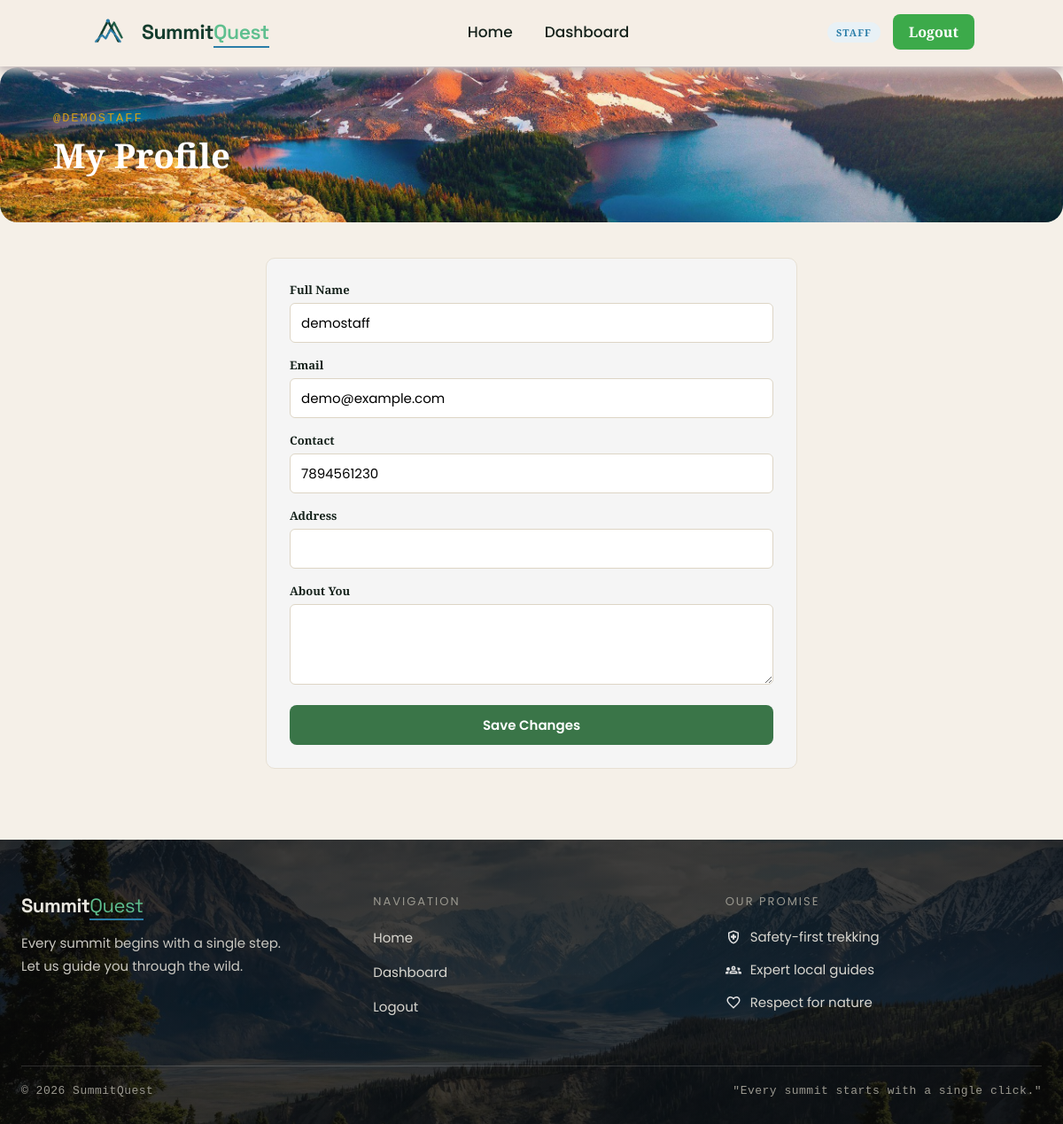
/user/profile (signed in), run on the app's committed database.
### app/models.py (models this page shows, shortened)
class User(db.Model):
    __tablename__ = "user"
    id = db.Column(db.Integer,primary_key= True)
    full_name = db.Column(db.String(256), nullable = False)
    name = db.Column(db.String(256),nullable= False)
    email = db.Column(db.String(256),nullable= False,unique = True)
    pass_hash = db.Column(db.String(1000),nullable=False)
    contact = db.Column(db.String(13),nullable = True)
    role = db.Column(db.String(50),nullable = False,default = "trekker")
    address = db.Column(db.String(256), nullable=True)
    bio = db.Column(db.Text, nullable=True)
    is_approved = db.Column(db.Boolean, default=True, nullable=False)
    is_blacklisted = db.Column(db.Boolean, default=False, nullable=False)
    created_at =  db.Column(db.DateTime,default=datetime.utcnow)
    bookings = db.relationship(
    "Bookings",
    backref="user",
    cascade="all, delete-orphan")
    assigned_treks = db.relationship(
    "Treks",
    backref="staff_member",
    foreign_keys="Treks.assigned_staff_id")

### app/routes.py (the view, shortened to what this page needs)
@visit.route("/user/profile", methods=["GET", "POST"])
@login_required
def profile():
    user = User.query.get_or_404(session["user_id"])
    return render_template("user/profile.html", user=user)

### app/utils.py (called while the page is built)
def current_user():
    if 'user_id' not in session:
        return AnonUser()
    return SessionUser(session)

def login_required(f):
    @wraps(f)
    def wrapper(*args, **kwargs):
        if 'user_id' not in session:
            flash('Please log in to continue.', 'info')
            return redirect(url_for('visit.login'))
        return f(*args, **kwargs)
    return wrapper

### templates/user/profile.html (shortened to what this page needs)
{% extends "base.html" %}
{% import "macros.html" as m %}
{% block extra_css %}
<link rel="stylesheet" href="{{ url_for('static', filename='css/for_dashboard.css') }}">
{% endblock %}
{% block content %}
{{ m.page_header("My Profile", "@" + user.name) }}
<div class="page-body">
    <div class="sq-card" style="max-width: 600px; margin: 0 auto;">
        <form method="post">
            <div class="field">
                <label>Full Name</label>
                <input type="text" name="full_name" value="{{ user.full_name }}" required>
            </div>
            <div class="field">
                <label>Email</label>
                <input type="email" name="email" value="{{ user.email }}" required>
            </div>
            <div class="field">
                <label>Contact</label>
                <input type="tel" name="contact" value="{{ user.contact or '' }}">
            </div>
            <div class="field">
                <label>Address</label>
                <input type="text" name="address" value="{{ user.address or '' }}">
            </div>
            <div class="field">
                <label>About You</label>
                <textarea name="bio" rows="3">{{ user.bio or '' }}</textarea>
            </div>
            <button type="submit" class="btn btn-primary btn-block">Save Changes</button>
        </form>
    </div>
</div>
{% endblock %}

### templates/base.html (shortened to what this page needs)
<!doctype html>
<html lang="en">
<head>
    <link href="{{ url_for('static', filename='css/style.css') }}" rel="stylesheet" />
    {% block extra_css %}{% endblock %}
</head>
<body>
<nav class="navbar">
    <a href="{{ url_for('visit.home') }}" class="brand">
        <img src="{{ url_for('static', filename='assets/logo-removebg-preview.png') }}" alt="logo" height="40px" width="50px">
        <span class="brand-name"><span class="main">Summit</span><span class="accent">Quest</span></span>
    </a>
    <ul class="nav-links">
        <li><a href="{{ url_for('visit.home') }}">Home</a></li>
        {% if current_user.is_authenticated %}
            {% if current_user.role == 'admin' %}
            <li><a href="{{ url_for('visit.admin_dashboard') }}">Dashboard</a></li>
            <li><a href="{{ url_for('visit.admin_treks') }}">Treks</a></li>
            <li><a href="{{ url_for('visit.admin_staff_list') }}">Staff</a></li>
            <li><a href="{{ url_for('visit.admin_users') }}">Users</a></li>
            <li><a href="{{ url_for('visit.admin_bookings') }}">Bookings</a></li>
            {% elif current_user.role == 'staff' %}
            <li><a href="{{ url_for('visit.staff_dashboard') }}">Dashboard</a></li>
            {% else %}
            <li><a href="{{ url_for('visit.user_dashboard') }}">Dashboard</a></li>
            <li><a href="{{ url_for('visit.browse_treks') }}">Treks</a></li>
            <li><a href="{{ url_for('visit.my_bookings') }}">My Bookings</a></li>
            {% endif %}
        {% else %}
            <li><a href="#treks_redirect">Treks</a></li>
        {% endif %}
    </ul>
    <div class="nav-actions">
        {% if current_user.is_authenticated %}
        <span class="role-pill role-{{ current_user.role }}">{{ current_user.role }}</span>
        <a href="{{ url_for('visit.logout') }}" class="btn-register">Logout</a>
        {% else %}
        <a href="{{ url_for('visit.login') }}" class="btn-login">Login</a>
        <a href="{{ url_for('visit.register') }}" class="btn-register">Register</a>
        {% endif %}
    </div>
</nav>
<main class="site-main">
    {% block content %}{% endblock %}
</main>
<footer class="site-footer">
    <div class="footer-inner">
        <div class="footer-columns">
            <div class="footer-col">
                <div class="brand-name">Summit<span class="accent">Quest</span></div>
                <p>Every summit begins with a single step.<br>Let us guide you through the wild.</p>
            </div>
            <div class="footer-col">
                <div class="col-heading">Navigation</div>
                <ul>
                    <li><a href="{{ url_for('visit.home') }}">Home</a></li>
                    {% if current_user.is_authenticated %}
                        {% if current_user.role == 'admin'%}
                        <li><a href="{{ url_for('visit.admin_dashboard')}}">Dashboard</a></li>
                        {% elif current_user.role == 'staff' %}
                        <li><a href="{{ url_for('visit.staff_dashboard')}}">Dashboard</a></li>
                        {% else %}
                        <li><a href="{{ url_for('visit.user_dashboard')}}">Dashboard</a></li>
                        {% endif %}
                        <li><a href="{{ url_for('visit.logout')}}">Logout</a></li>
                    {% else %}
                    <li><a href="{{ url_for('visit.login') }}">Login</a></li>
                    <li><a href="{{ url_for('visit.register') }}">Register</a></li>
                    {% endif%}
                </ul>
            </div>
            <div class="footer-col">
                <div class="col-heading">Our Promise</div>
                <ul class="promise-list">
                    <li class="promos">
                        <img src="{{ url_for('static', filename='assets/safety.svg') }}" alt="Safety">
                        Safety-first trekking
                    </li>
                    <li class="promos">
                        <img src="{{ url_for('static', filename='assets/expert.svg') }}" alt="Expert">
                        Expert local guides
                    </li>
                    <li class="promos">
                        <img src="{{ url_for('static', filename='assets/love.svg') }}" alt="Love">
                        Respect for nature
                    </li>
                </ul>
            </div>
        </div>
        <hr class="footer-divider">
        <div class="footer-bottom">
            <span>&copy; 2026 SummitQuest</span>
            <span>"Every summit starts with a single click."</span>
        </div>
    </div>
</footer>
</body>
</html>

### static/css/style.css (style rules this page uses)
* { margin: 0; padding: 0; box-sizing: border-box; }
html { scroll-behavior: smooth; }
body { font-family: 'Playfair Display', 'Poppins', sans-serif; background-color: #f5f0e8; color: #16231C; }
a { color: inherit; }
.navbar { position: fixed; top: 0; left: 0; width: 100%; display: flex; align-items: center; justify-content: space-between; padding: 16px 100px; background-color: rgb(245, 238, 230); border-bottom: 3px solid rgb(245, 238, 230); z-index: 100; box-shadow: 0px 5px 10px 1px rgb(198, 188, 188); }
.brand { display: flex; align-items: center; gap: 10px; text-decoration: none; }
.brand-name { font-family: 'Space Grotesk', 'Poppins', sans-serif; font-size: 23px; letter-spacing: -0.5px; white-space: nowrap; }
.brand-name .main { font-weight: 700; color: #143C2D; }
.brand-name .accent { color: #5fbf8f; font-weight: 600; border-bottom: 2px solid #2A7DA8; padding-bottom: 1px; }
.nav-links { display: flex; list-style: none; gap: 36px; }
.nav-links a { text-decoration: none; color: #16231C; font-weight: 500; font-size: 17px; padding-bottom: 4px; border-bottom: 2px solid transparent; transition: all 0.8s ease; }
.nav-actions { display: flex; align-items: center; gap: 14px; }
.btn-register { text-decoration: none; font-weight: 600; font-size: 16px; color: #FFFFFF; background: #3caa4a; padding: 9px 18px; border-radius: 8px; transition: all 0.8s ease; }
.role-pill { font-size: 11px; font-weight: 700; text-transform: uppercase; letter-spacing: 1px; padding: 4px 10px; border-radius: 20px; background: #eef4ee; color: #2f5d3a; }
.role-pill.role-staff { background: #e8f1f6; color: #2A7DA8; }
.btn { display: inline-block; font-family: 'Poppins', sans-serif; font-weight: 600; font-size: 15px; text-decoration: none; border: none; border-radius: 8px; padding: 11px 22px; cursor: pointer; text-align: center; }
.btn-primary { background: #3a7548; color: #fff; }
.btn-block { width: 100%; transition: all 0.8s ease; }
.field { margin-bottom: 16px; text-align: left; }
.field label { display: block; font-size: 13px; font-weight: 700; margin-bottom: 6px; }
.field input, .field select, .field textarea { width: 100%; padding: 10px 12px; font-size: 15px; font-family: 'Poppins', sans-serif; border: 1px solid #ddd5c5; border-radius: 6px; background: #fff; }
.field textarea { resize: vertical; }
.site-footer { position: relative; background-image: linear-gradient(rgba(10, 10, 10, 0.78), rgba(10, 10, 10, 0.78)), url('../assets/footer_image.jpg'); background-size: cover; background-position: center; color: #e8e6df; padding: 60px 24px 30px; width: 100%; }
.footer-inner { max-width: 1200px; margin: 0 auto; }
.footer-columns { display: flex; flex-wrap: wrap; gap: 40px; justify-content: space-between; }
.footer-col { flex: 1 1 220px; min-width: 220px; }
.footer-col .brand-name { font-size: 22px; font-weight: bold; margin-bottom: 16px; }
.footer-col .brand-name .accent { color: #5fbf8f; font-weight: normal; border-bottom: 2px solid #2A7DA8; }
.footer-col p { font-size: 15px; line-height: 1.7; color: #c9c7c0; }
.col-heading { font-size: 13px; letter-spacing: 2px; text-transform: uppercase; color: #9a988f; margin-bottom: 18px; }
.footer-col ul { list-style: none; }
.footer-col ul li { margin-bottom: 14px; }
.footer-col ul li a { color: #d8d6cf; text-decoration: none; font-size: 15px; }
.promise-list li { display: flex; align-items: center; gap: 10px; font-size: 15px; color: #d8d6cf; }
.promise-list img { width: 18px; height: 18px; }
.footer-divider { border: none; border-top: 1px solid rgba(255, 255, 255, 0.15); margin: 40px 0 20px; }
.footer-bottom { display: flex; flex-wrap: wrap; justify-content: space-between; gap: 8px; font-family: 'Courier New', monospace; font-size: 13px; color: #9a988f; letter-spacing: 0.5px; }

### static/css/for_dashboard.css (style rules this page uses)
a { text-decoration: none; }
.page-body { max-width: 1200px; margin: 0 auto; padding: 40px 24px 80px; }
.sq-card { background-color: whitesmoke; border: 1px solid #e7e0d3; border-radius: 10px; padding: 26px; margin-bottom: 26px; }

### data on the page
User: role "STAFF", full_name "demostaff", email "demo@example.com", contact "7894561230"

### other printed values
{{ subtitle }} "@DEMOSTAFF"
{{ title }} "My Profile"
